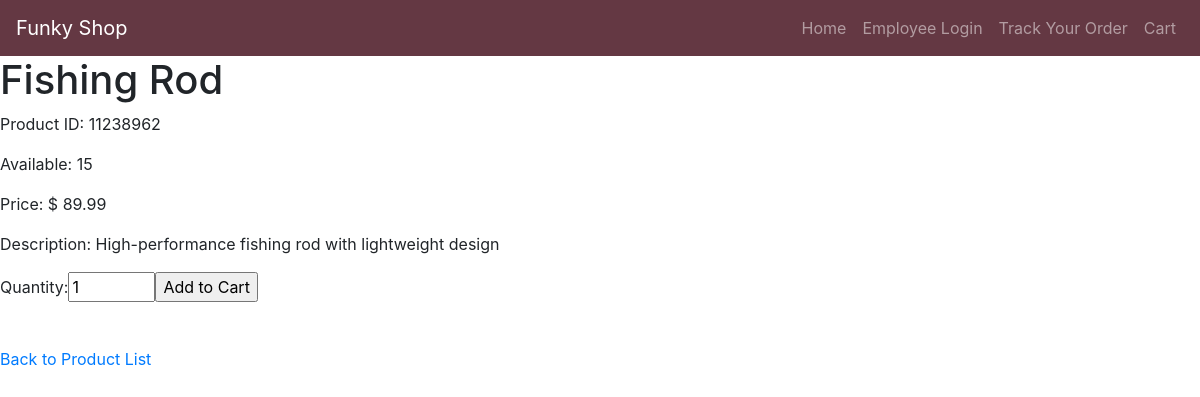
/description.php?product_id=11238962, run on the app's committed database.
### tables this page shows
CREATE TABLE Product (
	ProductID CHAR(8) PRIMARY KEY,
	Quantity INT NOT NULL,
	Name VARCHAR(30) NOT NULL,
	Description VARCHAR(500),
	Price DECIMAL(4,2) NOT NULL
);

### description.php (the view, shortened to what this page needs)
<?php
  include 'info.php';
  $dsn = "mysql:host=courses;dbname=z1968549";
  try {
      $pdo = new PDO($dsn, $username, $password);
  } catch (PDOexception $e) {
      echo "Connection to the database failed: " . $e->getMessage();
  }
?>
<html>
  <head>
    <link rel="stylesheet" href="https://stackpath.bootstrapcdn.com/bootstrap/4.3.1/css/bootstrap.min.css">
  </head>
  <body>
	<nav class="navbar navbar-expand-lg navbar-dark" style="background-color: #643843">
   	 		<a class="navbar-brand" href="website.php">Funky Shop</a>
    		<div class="collapse navbar-collapse" id="navbarNav">
        		<ul class="navbar-nav ml-auto">
            		<li class="nav-item">
                		<a class="nav-link" href="website.php">Home</a>
            		</li>
            		<li class="nav-item">
               			 <a class="nav-link" href="login.php">Employee Login</a>
            		</li>
            		<li class="nav-item">
                		<a class="nav-link" href="trackOrder.php">Track Your Order</a>
            		</li>
            		<li class="nav-item">
                		<a class="nav-link" href="cartPage.php">Cart</a>
        			</li>
        		</ul>
    		</div>
		</nav>
    <?php
      if (isset($_GET['product_id']))
      {
        $product_id = $_GET['product_id'];
        $result = $pdo->query("SELECT * FROM Product WHERE ProductID=$product_id ");
        if ($row = $result->fetch(PDO::FETCH_ASSOC)) {
            echo "<h1>{$row['Name']}</h1>";
            echo "<p>Product ID: {$row['ProductID']}</p>";
            echo "<p>Available: {$row['Quantity']}</p>";
            echo "<p>Price: $ {$row['Price']}</p>";
            echo "<p>Description: {$row['Description']}</p>";
            echo "<form method='POST' action='description.php'>";
            echo "<label for='quantity'>Quantity:</label>";
            echo "<input type='number' name='quantity' value='1' min='1' max='{$row['Quantity']}' required>";
            echo "<input type='submit' name='Add' value='Add to Cart'>";
            echo "</form>";
          }
      }
    ?>
    <br>
    <a href="website.php">Back to Product List</a>
</body>
</html>

### data on the page
product: Name "Fishing Rod", ProductID "11238962", Quantity "15", Price "89.99", Description "High-performance fishing rod with lightweight design"
